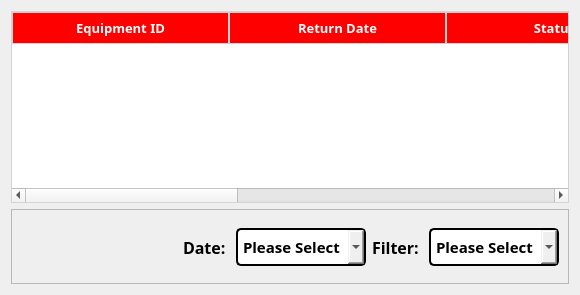
                 <widget class="QWidget" name="ReturnPage">
                  <attribute name="title">
                   <string>Returns</string>
                  </attribute>
                  <layout class="QGridLayout" name="gridLayout_13">
                   <item row="0" column="0">
                    <widget class="QTableWidget" name="return_table">
                     <property name="styleSheet">
                      <string notr="true">QTableWidget {
    border: 1px solid #d3d3d3;
    gridline-color: #ccc;
}

QHeaderView::section {
    background-color: rgb(255, 0, 0);
    padding: 4px;
    border: 1px solid #d3d3d3;
}

QTableWidget::item {
    padding: 5px;
}

QTableWidget::item:selected {
    background-color: #87cefa;
    color: rgb(255, 255, 255);
}</string>
                     </property>
                     <attribute name="horizontalHeaderDefaultSectionSize">
                      <number>217</number>
                     </attribute>
                     <column>
                      <property name="text">
                       <string>Equipment ID</string>
                      </property>
                      <property name="font">
                       <font>
                        <family>Nunito ExtraBold</family>
                        <pointsize>10</pointsize>
                        <weight>75</weight>
                        <bold>true</bold>
                       </font>
                      </property>
                      <property name="background">
                       <color>
                        <red>255</red>
                        <green>255</green>
                        <blue>255</blue>
                       </color>
                      </property>
                      <property name="foreground">
                       <brush brushstyle="SolidPattern">
                        <color alpha="255">
                         <red>255</red>
                         <green>255</green>
                         <blue>255</blue>
                        </color>
                       </brush>
                      </property>
                     </column>
                     <column>
                      <property name="text">
                       <string>Return Date</string>
                      </property>
                      <property name="font">
                       <font>
                        <family>Nunito ExtraBold</family>
                        <pointsize>10</pointsize>
                        <weight>75</weight>
                        <bold>true</bold>
                       </font>
                      </property>
                      <property name="foreground">
                       <brush brushstyle="SolidPattern">
                        <color alpha="255">
                         <red>255</red>
                         <green>255</green>
                         <blue>255</blue>
                        </color>
                       </brush>
                      </property>
                     </column>
                     <column>
                      <property name="text">
                       <string>Status</string>
                      </property>
                      <property name="font">
                       <font>
                        <family>Nunito ExtraBold</family>
                        <pointsize>10</pointsize>
                        <weight>75</weight>
                        <bold>true</bold>
                       </font>
                      </property>
                      <property name="foreground">
                       <brush brushstyle="SolidPattern">
                        <color alpha="255">
                         <red>255</red>
                         <green>255</green>
                         <blue>255</blue>
                        </color>
                       </brush>
                      </property>
                     </column>
                     <column>
                      <property name="text">
                       <string>Borrower ID</string>
                      </property>
                      <property name="font">
                       <font>
                        <family>Nunito ExtraBold</family>
                        <pointsize>10</pointsize>
                        <weight>75</weight>
                        <bold>true</bold>
                       </font>
                      </property>
                      <property name="foreground">
                       <brush brushstyle="SolidPattern">
                        <color alpha="255">
                         <red>255</red>
                         <green>255</green>
                         <blue>255</blue>
                        </color>
                       </brush>
                      </property>
                     </column>
                     <column>
                      <property name="text">
                       <string>Quantity</string>
                      </property>
                      <property name="font">
                       <font>
                        <family>Nunito ExtraBold</family>
                        <pointsize>10</pointsize>
                        <weight>75</weight>
                        <bold>true</bold>
                       </font>
                      </property>
                      <property name="foreground">
                       <brush brushstyle="SolidPattern">
                        <color alpha="255">
                         <red>255</red>
                         <green>255</green>
                         <blue>255</blue>
                        </color>
                       </brush>
                      </property>
                     </column>
                    </widget>
                   </item>
                   <item row="1" column="0">
                    <widget class="QFrame" name="button_frame_return">
                     <property name="minimumSize">
                      <size>
                       <width>0</width>
                       <height>50</height>
                      </size>
                     </property>
                     <property name="maximumSize">
                      <size>
                       <width>16777215</width>
                       <height>16777215</height>
                      </size>
                     </property>
                     <property name="frameShape">
                      <enum>QFrame::StyledPanel</enum>
                     </property>
                     <property name="frameShadow">
                      <enum>QFrame::Raised</enum>
                     </property>
                     <layout class="QGridLayout" name="gridLayout_12">
                      <item row="1" column="3">
                       <spacer name="horizontalSpacer_6">
                        <property name="orientation">
                         <enum>Qt::Horizontal</enum>
                        </property>
                        <property name="sizeHint" stdset="0">
                         <size>
                          <width>40</width>
                          <height>20</height>
                         </size>
                        </property>
                       </spacer>
                      </item>
                      <item row="1" column="6">
                       <widget class="QComboBox" name="Date_box_return">
                        <property name="sizePolicy">
                         <sizepolicy hsizetype="Fixed" vsizetype="Fixed">
                          <horstretch>0</horstretch>
                          <verstretch>0</verstretch>
                         </sizepolicy>
                        </property>
                        <property name="minimumSize">
                         <size>
                          <width>130</width>
                          <height>30</height>
                         </size>
                        </property>
                        <property name="maximumSize">
                         <size>
                          <width>16777215</width>
                          <height>16777215</height>
                         </size>
                        </property>
                        <property name="font">
                         <font>
                          <family>Nunito ExtraBold</family>
                          <pointsize>11</pointsize>
                          <weight>75</weight>
                          <bold>true</bold>
                         </font>
                        </property>
                        <property name="styleSheet">
                         <string notr="true">QComboBox {
    border: 2px solid black;
    border-radius: 5px;
    padding: 5px;
}

QComboBox::hover {
    border: 2px solid #cc0000;
}


</string>
                        </property>
                        <property name="currentText">
                         <string>Please Select</string>
                        </property>
                        <property name="frame">
                         <bool>false</bool>
                        </property>
                        <item>
                         <property name="text">
                          <string>Please Select</string>
                         </property>
                        </item>
                       </widget>
                      </item>
                      <item row="1" column="7">
                       <widget class="QLabel" name="Filter_text_return">
                        <property name="font">
                         <font>
                          <family>Nunito ExtraBold</family>
                          <pointsize>12</pointsize>
                          <weight>75</weight>
                          <bold>true</bold>
                         </font>
                        </property>
                        <property name="text">
                         <string>Filter: </string>
                        </property>
                       </widget>
                      </item>
                      <item row="0" column="1" rowspan="3">
                       <widget class="QToolButton" name="arrow_right_return">
                        <property name="styleSheet">
                         <string notr="true">#arrow_right_return {
    border: none;
    border-radius: 30px;        /* Makes it round (for 60x60 button) */
    padding: 10px;
}

#arrow_right_return::pressed {
    background-color:rgb(202, 202, 202);
}</string>
                        </property>
                        <property name="text">
                         <string/>
                        </property>
                        <property name="icon">
                         <iconset>
                          <normaloff>../compressed/arrowright.svg</normaloff>../compressed/arrowright.svg</iconset>
                        </property>
                        <property name="iconSize">
                         <size>
                          <width>32</width>
                          <height>32</height>
                         </size>
                        </property>
                       </widget>
                      </item>
                      <item row="0" column="0" rowspan="3">
                       <widget class="QToolButton" name="arrow_left_return">
                        <property name="styleSheet">
                         <string notr="true">#arrow_left_return {
    border: none;
    border-radius: 30px;        /* Makes it round (for 60x60 button) */
    padding: 10px;
}

#arrow_left_return::pressed {
    background-color:rgb(202, 202, 202);
}</string>
                        </property>
                        <property name="text">
                         <string/>
                        </property>
                        <property name="icon">
                         <iconset>
                          <normaloff>../compressed/arrowleft1.svg</normaloff>../compressed/arrowleft1.svg</iconset>
                        </property>
                        <property name="iconSize">
                         <size>
                          <width>32</width>
                          <height>32</height>
                         </size>
                        </property>
                       </widget>
                      </item>
                      <item row="1" column="4">
                       <widget class="QLabel" name="Date_text_return">
                        <property name="font">
                         <font>
                          <family>Nunito ExtraBold</family>
                          <pointsize>12</pointsize>
                          <weight>75</weight>
                          <bold>true</bold>
                         </font>
                        </property>
                        <property name="styleSheet">
                         <string notr="true"/>
                        </property>
                        <property name="text">
                         <string>Date: </string>
                        </property>
                       </widget>
                      </item>
                      <item row="1" column="8">
                       <widget class="QComboBox" name="Filter_box_return">
                        <property name="sizePolicy">
                         <sizepolicy hsizetype="Fixed" vsizetype="Fixed">
                          <horstretch>0</horstretch>
                          <verstretch>0</verstretch>
                         </sizepolicy>
                        </property>
                        <property name="minimumSize">
                         <size>
                          <width>130</width>
                          <height>30</height>
                         </size>
                        </property>
                        <property name="maximumSize">
                         <size>
                          <width>16777215</width>
                          <height>16777215</height>
                         </size>
                        </property>
                        <property name="font">
                         <font>
                          <family>Nunito ExtraBold</family>
                          <pointsize>11</pointsize>
                          <weight>75</weight>
                          <bold>true</bold>
                         </font>
                        </property>
                        <property name="styleSheet">
                         <string notr="true">QComboBox {
    border: 2px solid black;
    border-radius: 5px;
    padding: 5px;
}

QComboBox::hover {
    border: 2px solid #cc0000;
}


</string>
                        </property>
                        <property name="currentText">
                         <string>Please Select</string>
                        </property>
                        <property name="frame">
                         <bool>false</bool>
                        </property>
                        <item>
                         <property name="text">
                          <string>Please Select</string>
                         </property>
                        </item>
                       </widget>
                      </item>
                     </layout>
                    </widget>
                   </item>
                  </layout>
                 </widget>
